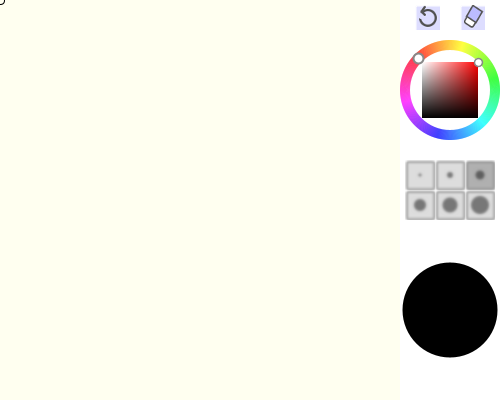
Frame 1 (no input)
Frame 60 (the mouse pressed at the canvas centre just before this capture): identical to frame 1, image omitted
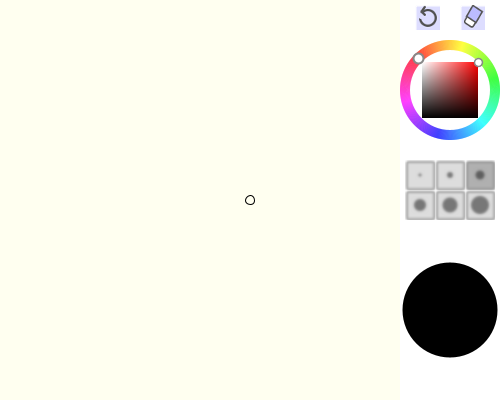
Frame 120 (the mouse held since frame 60 and released just before this capture)

The Processing sketch that drew these frames (run headless with seeded random() and noise(); from frame 60 on, the mouse is pressed at the canvas centre):

// Processing sketch: latex_txt
// ── latex_txt.pde
PGraphics g;

ArrayList<Line> lines;
Line nowDraw;

ColorCircle colorCircle;

Button back;
Button clear;

GroupButton penWidth[] = new GroupButton[6];
int penW = 2;
ArrayList<Button> buttons = new ArrayList<Button>();

void setup() {
  size(500, 400);
  colorMode(HSB, TWO_PI);

  lines = new ArrayList<Line>();
  nowDraw = null;

  g = createGraphics(400, 400);
  g.beginDraw();
  g.endDraw();

  colorCircle = new ColorCircle(400, 40);

  back = new Button(getBackIcon(), 415, 5, 25, 25);
  clear = new Button(getClearIcon(), 460, 5, 25, 25);
  buttons.add(back);
  buttons.add(clear);

  for (int i = 0; i < penWidth.length; i++) {
    PGraphics g = createGraphics(30, 30);
    g.beginDraw();
    int s = (i + 1) * 3;
    g.noStroke();
    g.fill(#dddddd);
    g.rect(2, 2, 30-3, 30-3);
    g.fill(#777777);
    g.ellipse(15, 15, s, s);
    g.filter(BLUR, 1.4);
    g.endDraw();
    penWidth[i] = new GroupButton(g, 405 + 30 * (i % 3), 160 + 30 * (i / 3), 30, 30, penWidth);
    buttons.add(penWidth[i]);
  }
  penWidth[penW].setSelected(true);
}

void draw() {
  background(TWO_PI);
  colorCircle.paint();

  for (Button b : buttons)
    b.paint();

  g.beginDraw();
  g.background(255,255,240);
  for (Line l : lines)
    l.paint(g);
  g.endDraw();

  image(g, 0, 0);

  if (mouseX < 400) {
    noCursor();

    noFill();
    strokeWeight(1);
    stroke(#000000);
    ellipse(mouseX, mouseY, penW * 4 + 1 , penW * 4 + 1);
  } else
    cursor();
    
      fill(0);
    noStroke();
    ellipse(450,310,95,95);
}

void mousePressed() {
  if (!colorCircle.isBeginSelect() && mouseX < 400) {
    nowDraw = new Line(mouseX, mouseY, colorCircle.getColor(), penW * 4);
    lines.add(nowDraw);
  }

  for (Button b : buttons)
    b.isStartPress();
}

void mouseReleased() {
  colorCircle.endSelect();
  nowDraw = null;

  if (back.isPressed() && lines.size() > 0)
    lines.remove(lines.size()-1);
  if (clear.isPressed())
    lines.clear();
  for (int i=0; i < penWidth.length; i++)
    if (penWidth[i].isPressed())
      penW = i;
}

void mouseDragged() {
  switch(colorCircle.getColorSelectMode()) {
  case -1:
    if (nowDraw != null)
      nowDraw.add(mouseX, mouseY);
    break;
  case 0:
    colorCircle.hueSelect();
    break;
  case 1:
    colorCircle.satbriSelect();
    break;
  }
}

PImage getBackIcon() {
  PGraphics g = createGraphics(32, 32);

  g.beginDraw();
  g.noStroke();
  g.fill(#ddddff);
  g.rect(1, 1, 31, 31);
  g.noFill();
  g.strokeWeight(3);
  g.stroke(#555555);
  g.ellipse(16, 16, 20, 20);
  g.noStroke();
  g.fill(#ddddff);
  g.ellipse(8, 14, 8, 8);
  g.stroke(#555555);
  g.line(8, 8, 12, 2);
  g.line(8, 8, 12, 12);
  g.endDraw();

  return g;
}

PImage getClearIcon() {
  PGraphics g = createGraphics(32, 32);

  g.beginDraw();
  g.noStroke();
  g.fill(#ddddff);
  g.rect(1, 1, 31, 31);
  g.strokeWeight(2);
  g.stroke(#555555);
  g.fill(#ffffff);
  g.rectMode(CENTER);
  g.translate(16, 16);
  g.rotate(PI/6);
  g.rect(0, 0, 13, 22, 3);
  g.fill(#bbbbff);
  g.rect(0, -5, 15, 16);
  g.endDraw();

  return g;
}

class GroupButton extends Button {
  private GroupButton[] group;
  private boolean isSelected = false;

  public GroupButton(PImage g, int x, int y, int w, int h, GroupButton[] group) {
    super(g, x, y, w, h);
    this.group = group;
  }

  public boolean isPressed() {
    boolean res = super.isPressed();
    if (res) {
      for (GroupButton b : group)
        b.setSelected(false);
      setSelected(true);
    }
    return res;
  }

  public boolean isSelected() {
    return isSelected;
  }

  public void setSelected(boolean b) {
    isSelected = b;
  }

  public void paint() {
    if (contains())
      tint(#d0d0ff);
    if (isSelected())
      tint(#cccccc);
    image(g, r.x, r.y, r.width, r.height);
    noTint();
  }
}

class Button {
  protected Rectangle r;
  protected PImage g;
  private boolean pmouseOver;
  private boolean mousePress;

  public Button(PImage g, int x, int y, int w, int h) {
    this.g = g;
    r = new Rectangle(x, y, w, h);
  }

  public boolean contains() {
    return r.contains(mouseX, mouseY);
  }

  public boolean isPressed() {
    boolean res = contains() && mousePress;
    mousePress = false;
    return res;
  }

  public void isStartPress() {
    if (contains())
      mousePress = mousePressed;
  }

  public void paint() {
    if (contains()) {
      if (mousePress)
        tint(#bbbbbb);
      else
        tint(#dddddd);
    }
    image(g, r.x, r.y, r.width, r.height);
    noTint();
  }
}

public class Rectangle {
  int x, y, width, height;
  public Rectangle(int x, int y, int w, int h) {
    this.x=x;
    this.y=y;
    this.width=w;
    this.height=h;
  }
  public boolean contains(int xx,int yy){
    return x < xx && y < yy && xx < x + width && yy < y + height;
  }
}

class ColorCircle {
  private PVector p;
  private PImage g;
  private float penColor;
  private float penSatur;
  private float penBrigh;
  private int colorSelecting = -1;

  private PGraphics satbri;

  public ColorCircle(float x, float y) {
    p = new PVector(x, y);
    g = createColorCircle();

    int s = int(g.width * 0.8 / 1.41);
    satbri = createGraphics(s, s);
    satbri.beginDraw();
    satbri.colorMode(HSB, s);
    satbri.endDraw();
    updateSatbri();

    penColor = 0;
    penSatur = satbri.width/2;
    penBrigh = -satbri.height/2;
  }

  public color getColor() {
    return color(penColor, map(penSatur, -satbri.width/2, satbri.width/2, 0, TWO_PI), map(penBrigh, -satbri.width/2, satbri.width/2, TWO_PI, 0));
  }

  public int getColorSelectMode() {
    return colorSelecting;
  }

  public boolean isBeginSelect() {
    if (mouseX < p.x || mouseX > p.x + g.width || mouseY < p.y || mouseY > p.y + g.height)
      return false;

    PVector d = PVector.sub(new PVector(mouseX - g.width / 2, mouseY - g.height / 2), p);
    float l = d.mag();
    if (l < g.width/2*0.8) {
      satbriSelect();

      colorSelecting = 1;
      return true;
    } else if (l < g.width/2) {
      hueSelect();

      colorSelecting = 0;
      return true;
    }

    return false;
  }

  public void endSelect() {
    colorSelecting = -1;
    while (penColor < 0) penColor += TWO_PI;
    while (penColor > TWO_PI) penColor -= TWO_PI;
  }

  public void hueSelect() {
    PVector d = PVector.sub(new PVector(mouseX - g.width / 2, mouseY - g.height / 2), p);
    penColor = d.heading() + QUARTER_PI * 3;
    updateSatbri();
  }

  public void satbriSelect() {
    PVector d = PVector.sub(new PVector(mouseX - g.width / 2, mouseY - g.height / 2), p);
    penSatur = constrain(d.x, -satbri.width/2, satbri.width/2);
    penBrigh = constrain(d.y, -satbri.height/2, satbri.height/2);
  }

  public void paint() {
    image(g, p.x, p.y);
    image(satbri, p.x+g.width/2-satbri.width/2, p.y+g.height/2-satbri.height/2);

    noFill();
    stroke(#888888);
    fill(#ffffff, 50);
    float angle = penColor - QUARTER_PI * 3;
    strokeWeight(2);
    ellipse(p.x + g.width/2 + cos(angle) * g.width/2 * 0.88, p.y + g.height/2 + sin(angle) * g.height/2 * 0.88, 10, 10);
    strokeWeight(1.5);
    ellipse(p.x + g.width/2 + penSatur, p.y + g.height/2 + penBrigh, 8, 8);
  }

  private void updateSatbri() {
    satbri.loadPixels();
    for (int iy = 0; iy < satbri.height; iy ++)
      for (int ix = 0; ix < satbri.width; ix ++) {
        satbri.pixels[iy*satbri.width+ix] = color(penColor, map(ix, 0, satbri.width, 0, TWO_PI), map(iy, 0, satbri.width, TWO_PI, 0));
      }
    satbri.updatePixels();
  }

  private PImage createColorCircle() {
    PGraphics g = createGraphics(100, 100);
    final float d = TWO_PI/500;

    g.beginDraw();
    g.colorMode(HSB, TWO_PI);
    g.background(TWO_PI);
    g.noStroke();
    for (float i=0; i<TWO_PI; i+=d) {
      g.fill(i, TWO_PI, TWO_PI);
      g.arc(g.width/2, g.height/2, g.width, g.height, -QUARTER_PI*3+i, -QUARTER_PI*3+i+d);
    }
    g.fill(TWO_PI);
    g.ellipse(g.width/2, g.height/2, g.width*0.8, g.height*0.8);
    g.endDraw();

    return g;
  }
}

class Line extends ArrayList<PVector> {
  color c;
  int w;

  public Line(float x, float y, color c, int w) {
    add(x, y);
    this.c = c;
    this.w = w;
  }

  public void add(float x, float y) {
    add(new PVector(x, y));
  }

  public void paint(PGraphics g) {
    g.beginShape();
    g.strokeJoin(ROUND);
    g.noFill();
    g.strokeWeight(w);
    g.stroke(c);
    for (PVector p : this)
      g.vertex(p.x, p.y);
    g.endShape();
  }
}
